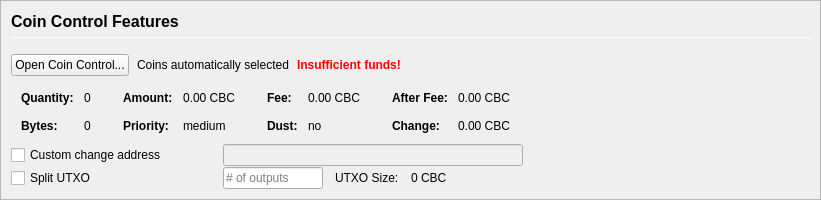
         <widget class="QFrame" name="frameCoinControl">
          <property name="sizePolicy">
           <sizepolicy hsizetype="Expanding" vsizetype="Expanding">
            <horstretch>0</horstretch>
            <verstretch>0</verstretch>
           </sizepolicy>
          </property>
          <property name="maximumSize">
           <size>
            <width>16777215</width>
            <height>16777215</height>
           </size>
          </property>
          <property name="frameShape">
           <enum>QFrame::StyledPanel</enum>
          </property>
          <property name="frameShadow">
           <enum>QFrame::Sunken</enum>
          </property>
          <layout class="QVBoxLayout" name="verticalLayoutCoinControl2">
           <property name="spacing">
            <number>0</number>
           </property>
           <property name="margin">
            <number>0</number>
           </property>
           <item>
            <widget class="QFrame" name="frameCoinControl_BG">
             <layout class="QVBoxLayout" name="verticalLayoutCoinControl" stretch="0,0,0,0,0,0">
              <property name="spacing">
               <number>1</number>
              </property>
              <property name="leftMargin">
               <number>10</number>
              </property>
              <property name="topMargin">
               <number>10</number>
              </property>
              <item>
               <layout class="QHBoxLayout" name="horizontalLayoutCoinControl1">
                <property name="bottomMargin">
                 <number>15</number>
                </property>
                <item>
                 <layout class="QVBoxLayout" name="verticalLayout_3">
                  <property name="spacing">
                   <number>6</number>
                  </property>
                  <item>
                   <widget class="QLabel" name="labelCoinControlFeatures">
                    <property name="sizePolicy">
                     <sizepolicy hsizetype="Preferred" vsizetype="Maximum">
                      <horstretch>0</horstretch>
                      <verstretch>0</verstretch>
                     </sizepolicy>
                    </property>
                    <property name="minimumSize">
                     <size>
                      <width>0</width>
                      <height>20</height>
                     </size>
                    </property>
                    <property name="font">
                     <font>
                      <pointsize>12</pointsize>
                      <weight>75</weight>
                      <bold>true</bold>
                     </font>
                    </property>
                    <property name="styleSheet">
                     <string notr="true">font-weight:bold;</string>
                    </property>
                    <property name="text">
                     <string>Coin Control Features</string>
                    </property>
                   </widget>
                  </item>
                  <item>
                   <widget class="Line" name="line">
                    <property name="minimumSize">
                     <size>
                      <width>0</width>
                      <height>1</height>
                     </size>
                    </property>
                    <property name="maximumSize">
                     <size>
                      <width>16777215</width>
                      <height>1</height>
                     </size>
                    </property>
                    <property name="orientation">
                     <enum>Qt::Horizontal</enum>
                    </property>
                   </widget>
                  </item>
                 </layout>
                </item>
               </layout>
              </item>
              <item>
               <layout class="QHBoxLayout" name="horizontalLayoutCoinControl2" stretch="0,0,0,0">
                <property name="spacing">
                 <number>8</number>
                </property>
                <property name="bottomMargin">
                 <number>10</number>
                </property>
                <item>
                 <widget class="QPushButton" name="pushButtonCoinControl">
                  <property name="styleSheet">
                   <string notr="true"/>
                  </property>
                  <property name="text">
                   <string>Open Coin Control...</string>
                  </property>
                  <property name="autoDefault">
                   <bool>false</bool>
                  </property>
                 </widget>
                </item>
                <item>
                 <widget class="QLabel" name="labelCoinControlAutomaticallySelected">
                  <property name="text">
                   <string>Coins automatically selected</string>
                  </property>
                  <property name="margin">
                   <number>5</number>
                  </property>
                 </widget>
                </item>
                <item>
                 <widget class="QLabel" name="labelCoinControlInsuffFunds">
                  <property name="font">
                   <font>
                    <weight>75</weight>
                    <bold>true</bold>
                   </font>
                  </property>
                  <property name="styleSheet">
                   <string notr="true">color:red;font-weight:bold;</string>
                  </property>
                  <property name="text">
                   <string>Insufficient funds!</string>
                  </property>
                  <property name="margin">
                   <number>5</number>
                  </property>
                 </widget>
                </item>
                <item>
                 <spacer name="horizontalSpacerCoinControl">
                  <property name="orientation">
                   <enum>Qt::Horizontal</enum>
                  </property>
                  <property name="sizeHint" stdset="0">
                   <size>
                    <width>40</width>
                    <height>1</height>
                   </size>
                  </property>
                 </spacer>
                </item>
               </layout>
              </item>
              <item>
               <widget class="QWidget" name="widgetCoinControl" native="true">
                <property name="sizePolicy">
                 <sizepolicy hsizetype="Preferred" vsizetype="Preferred">
                  <horstretch>0</horstretch>
                  <verstretch>0</verstretch>
                 </sizepolicy>
                </property>
                <property name="minimumSize">
                 <size>
                  <width>0</width>
                  <height>0</height>
                 </size>
                </property>
                <property name="styleSheet">
                 <string notr="true"/>
                </property>
                <layout class="QHBoxLayout" name="horizontalLayoutCoinControl5">
                 <property name="margin">
                  <number>0</number>
                 </property>
                 <item>
                  <layout class="QHBoxLayout" name="horizontalLayoutCoinControl3" stretch="0,0,0,1">
                   <property name="spacing">
                    <number>20</number>
                   </property>
                   <property name="topMargin">
                    <number>0</number>
                   </property>
                   <property name="bottomMargin">
                    <number>10</number>
                   </property>
                   <item>
                    <layout class="QFormLayout" name="formLayoutCoinControl1">
                     <property name="horizontalSpacing">
                      <number>10</number>
                     </property>
                     <property name="verticalSpacing">
                      <number>14</number>
                     </property>
                     <property name="leftMargin">
                      <number>10</number>
                     </property>
                     <property name="topMargin">
                      <number>4</number>
                     </property>
                     <property name="rightMargin">
                      <number>6</number>
                     </property>
                     <item row="0" column="0">
                      <widget class="QLabel" name="labelCoinControlQuantityText">
                       <property name="font">
                        <font>
                         <weight>75</weight>
                         <bold>true</bold>
                        </font>
                       </property>
                       <property name="text">
                        <string>Quantity:</string>
                       </property>
                       <property name="margin">
                        <number>0</number>
                       </property>
                      </widget>
                     </item>
                     <item row="0" column="1">
                      <widget class="QLabel" name="labelCoinControlQuantity">
                       <property name="cursor">
                        <cursorShape>IBeamCursor</cursorShape>
                       </property>
                       <property name="contextMenuPolicy">
                        <enum>Qt::ActionsContextMenu</enum>
                       </property>
                       <property name="text">
                        <string notr="true">0</string>
                       </property>
                       <property name="margin">
                        <number>0</number>
                       </property>
                       <property name="textInteractionFlags">
                        <set>Qt::LinksAccessibleByMouse|Qt::TextSelectableByKeyboard|Qt::TextSelectableByMouse</set>
                       </property>
                      </widget>
                     </item>
                     <item row="1" column="0">
                      <widget class="QLabel" name="labelCoinControlBytesText">
                       <property name="font">
                        <font>
                         <weight>75</weight>
                         <bold>true</bold>
                        </font>
                       </property>
                       <property name="text">
                        <string>Bytes:</string>
                       </property>
                      </widget>
                     </item>
                     <item row="1" column="1">
                      <widget class="QLabel" name="labelCoinControlBytes">
                       <property name="cursor">
                        <cursorShape>IBeamCursor</cursorShape>
                       </property>
                       <property name="contextMenuPolicy">
                        <enum>Qt::ActionsContextMenu</enum>
                       </property>
                       <property name="text">
                        <string notr="true">0</string>
                       </property>
                       <property name="textInteractionFlags">
                        <set>Qt::LinksAccessibleByMouse|Qt::TextSelectableByKeyboard|Qt::TextSelectableByMouse</set>
                       </property>
                      </widget>
                     </item>
                    </layout>
                   </item>
                   <item>
                    <layout class="QFormLayout" name="formLayoutCoinControl2">
                     <property name="horizontalSpacing">
                      <number>10</number>
                     </property>
                     <property name="verticalSpacing">
                      <number>14</number>
                     </property>
                     <property name="leftMargin">
                      <number>6</number>
                     </property>
                     <property name="topMargin">
                      <number>4</number>
                     </property>
                     <property name="rightMargin">
                      <number>6</number>
                     </property>
                     <item row="0" column="0">
                      <widget class="QLabel" name="labelCoinControlAmountText">
                       <property name="font">
                        <font>
                         <weight>75</weight>
                         <bold>true</bold>
                        </font>
                       </property>
                       <property name="text">
                        <string>Amount:</string>
                       </property>
                       <property name="margin">
                        <number>0</number>
                       </property>
                      </widget>
                     </item>
                     <item row="0" column="1">
                      <widget class="QLabel" name="labelCoinControlAmount">
                       <property name="cursor">
                        <cursorShape>IBeamCursor</cursorShape>
                       </property>
                       <property name="contextMenuPolicy">
                        <enum>Qt::ActionsContextMenu</enum>
                       </property>
                       <property name="text">
                        <string notr="true">0.00 CBC</string>
                       </property>
                       <property name="textInteractionFlags">
                        <set>Qt::LinksAccessibleByMouse|Qt::TextSelectableByKeyboard|Qt::TextSelectableByMouse</set>
                       </property>
                      </widget>
                     </item>
                     <item row="1" column="0">
                      <widget class="QLabel" name="labelCoinControlPriorityText">
                       <property name="font">
                        <font>
                         <weight>75</weight>
                         <bold>true</bold>
                        </font>
                       </property>
                       <property name="text">
                        <string>Priority:</string>
                       </property>
                      </widget>
                     </item>
                     <item row="1" column="1">
                      <widget class="QLabel" name="labelCoinControlPriority">
                       <property name="cursor">
                        <cursorShape>IBeamCursor</cursorShape>
                       </property>
                       <property name="contextMenuPolicy">
                        <enum>Qt::ActionsContextMenu</enum>
                       </property>
                       <property name="text">
                        <string>medium</string>
                       </property>
                       <property name="textInteractionFlags">
                        <set>Qt::LinksAccessibleByMouse|Qt::TextSelectableByKeyboard|Qt::TextSelectableByMouse</set>
                       </property>
                      </widget>
                     </item>
                    </layout>
                   </item>
                   <item>
                    <layout class="QFormLayout" name="formLayoutCoinControl3">
                     <property name="horizontalSpacing">
                      <number>10</number>
                     </property>
                     <property name="verticalSpacing">
                      <number>14</number>
                     </property>
                     <property name="leftMargin">
                      <number>6</number>
                     </property>
                     <property name="topMargin">
                      <number>4</number>
                     </property>
                     <property name="rightMargin">
                      <number>6</number>
                     </property>
                     <item row="0" column="0">
                      <widget class="QLabel" name="labelCoinControlFeeText">
                       <property name="font">
                        <font>
                         <weight>75</weight>
                         <bold>true</bold>
                        </font>
                       </property>
                       <property name="text">
                        <string>Fee:</string>
                       </property>
                       <property name="margin">
                        <number>0</number>
                       </property>
                      </widget>
                     </item>
                     <item row="0" column="1">
                      <widget class="QLabel" name="labelCoinControlFee">
                       <property name="cursor">
                        <cursorShape>IBeamCursor</cursorShape>
                       </property>
                       <property name="contextMenuPolicy">
                        <enum>Qt::ActionsContextMenu</enum>
                       </property>
                       <property name="text">
                        <string notr="true">0.00 CBC</string>
                       </property>
                       <property name="textInteractionFlags">
                        <set>Qt::LinksAccessibleByMouse|Qt::TextSelectableByKeyboard|Qt::TextSelectableByMouse</set>
                       </property>
                      </widget>
                     </item>
                     <item row="1" column="0">
                      <widget class="QLabel" name="labelCoinControlLowOutputText">
                       <property name="font">
                        <font>
                         <weight>75</weight>
                         <bold>true</bold>
                        </font>
                       </property>
                       <property name="text">
                        <string>Dust:</string>
                       </property>
                      </widget>
                     </item>
                     <item row="1" column="1">
                      <widget class="QLabel" name="labelCoinControlLowOutput">
                       <property name="cursor">
                        <cursorShape>IBeamCursor</cursorShape>
                       </property>
                       <property name="contextMenuPolicy">
                        <enum>Qt::ActionsContextMenu</enum>
                       </property>
                       <property name="text">
                        <string>no</string>
                       </property>
                       <property name="textInteractionFlags">
                        <set>Qt::LinksAccessibleByMouse|Qt::TextSelectableByKeyboard|Qt::TextSelectableByMouse</set>
                       </property>
                      </widget>
                     </item>
                    </layout>
                   </item>
                   <item>
                    <layout class="QFormLayout" name="formLayoutCoinControl4">
                     <property name="horizontalSpacing">
                      <number>10</number>
                     </property>
                     <property name="verticalSpacing">
                      <number>14</number>
                     </property>
                     <property name="leftMargin">
                      <number>6</number>
                     </property>
                     <property name="topMargin">
                      <number>4</number>
                     </property>
                     <property name="rightMargin">
                      <number>6</number>
                     </property>
                     <item row="0" column="0">
                      <widget class="QLabel" name="labelCoinControlAfterFeeText">
                       <property name="font">
                        <font>
                         <weight>75</weight>
                         <bold>true</bold>
                        </font>
                       </property>
                       <property name="text">
                        <string>After Fee:</string>
                       </property>
                       <property name="margin">
                        <number>0</number>
                       </property>
                      </widget>
                     </item>
                     <item row="0" column="1">
                      <widget class="QLabel" name="labelCoinControlAfterFee">
                       <property name="cursor">
                        <cursorShape>IBeamCursor</cursorShape>
                       </property>
                       <property name="contextMenuPolicy">
                        <enum>Qt::ActionsContextMenu</enum>
                       </property>
                       <property name="text">
                        <string notr="true">0.00 CBC</string>
                       </property>
                       <property name="textInteractionFlags">
                        <set>Qt::LinksAccessibleByMouse|Qt::TextSelectableByKeyboard|Qt::TextSelectableByMouse</set>
                       </property>
                      </widget>
                     </item>
                     <item row="1" column="0">
                      <widget class="QLabel" name="labelCoinControlChangeText">
                       <property name="font">
                        <font>
                         <weight>75</weight>
                         <bold>true</bold>
                        </font>
                       </property>
                       <property name="text">
                        <string>Change:</string>
                       </property>
                      </widget>
                     </item>
                     <item row="1" column="1">
                      <widget class="QLabel" name="labelCoinControlChange">
                       <property name="cursor">
                        <cursorShape>IBeamCursor</cursorShape>
                       </property>
                       <property name="contextMenuPolicy">
                        <enum>Qt::ActionsContextMenu</enum>
                       </property>
                       <property name="text">
                        <string notr="true">0.00 CBC</string>
                       </property>
                       <property name="textInteractionFlags">
                        <set>Qt::LinksAccessibleByMouse|Qt::TextSelectableByKeyboard|Qt::TextSelectableByMouse</set>
                       </property>
                      </widget>
                     </item>
                    </layout>
                   </item>
                  </layout>
                 </item>
                </layout>
               </widget>
              </item>
              <item>
               <layout class="QHBoxLayout" name="horizontalLayoutCoinControl4">
                <property name="spacing">
                 <number>12</number>
                </property>
                <property name="sizeConstraint">
                 <enum>QLayout::SetDefaultConstraint</enum>
                </property>
                <property name="topMargin">
                 <number>0</number>
                </property>
                <property name="rightMargin">
                 <number>0</number>
                </property>
                <item>
                 <widget class="QCheckBox" name="checkBoxCoinControlChange">
                  <property name="sizePolicy">
                   <sizepolicy hsizetype="Preferred" vsizetype="Preferred">
                    <horstretch>0</horstretch>
                    <verstretch>0</verstretch>
                   </sizepolicy>
                  </property>
                  <property name="minimumSize">
                   <size>
                    <width>200</width>
                    <height>0</height>
                   </size>
                  </property>
                  <property name="maximumSize">
                   <size>
                    <width>200</width>
                    <height>16777215</height>
                   </size>
                  </property>
                  <property name="toolTip">
                   <string>If this is activated, but the change address is empty or invalid, change will be sent to a newly generated address.</string>
                  </property>
                  <property name="text">
                   <string>Custom change address</string>
                  </property>
                 </widget>
                </item>
                <item>
                 <widget class="QValidatedLineEdit" name="lineEditCoinControlChange">
                  <property name="enabled">
                   <bool>false</bool>
                  </property>
                  <property name="sizePolicy">
                   <sizepolicy hsizetype="Preferred" vsizetype="Preferred">
                    <horstretch>0</horstretch>
                    <verstretch>0</verstretch>
                   </sizepolicy>
                  </property>
                  <property name="minimumSize">
                   <size>
                    <width>300</width>
                    <height>0</height>
                   </size>
                  </property>
                 </widget>
                </item>
                <item>
                 <widget class="QLabel" name="labelCoinControlChangeLabel">
                  <property name="sizePolicy">
                   <sizepolicy hsizetype="Preferred" vsizetype="Preferred">
                    <horstretch>0</horstretch>
                    <verstretch>0</verstretch>
                   </sizepolicy>
                  </property>
                  <property name="minimumSize">
                   <size>
                    <width>100</width>
                    <height>0</height>
                   </size>
                  </property>
                  <property name="text">
                   <string/>
                  </property>
                  <property name="margin">
                   <number>3</number>
                  </property>
                 </widget>
                </item>
               </layout>
              </item>
              <item>
               <layout class="QHBoxLayout" name="horizontalLayoutCoinControl6">
                <property name="spacing">
                 <number>12</number>
                </property>
                <property name="rightMargin">
                 <number>0</number>
                </property>
                <item>
                 <widget class="QCheckBox" name="splitBlockCheckBox">
                  <property name="sizePolicy">
                   <sizepolicy hsizetype="Preferred" vsizetype="Preferred">
                    <horstretch>0</horstretch>
                    <verstretch>0</verstretch>
                   </sizepolicy>
                  </property>
                  <property name="minimumSize">
                   <size>
                    <width>200</width>
                    <height>0</height>
                   </size>
                  </property>
                  <property name="maximumSize">
                   <size>
                    <width>200</width>
                    <height>16777215</height>
                   </size>
                  </property>
                  <property name="text">
                   <string>Split UTXO</string>
                  </property>
                 </widget>
                </item>
                <item>
                 <widget class="QLineEdit" name="splitBlockLineEdit">
                  <property name="sizePolicy">
                   <sizepolicy hsizetype="Preferred" vsizetype="Preferred">
                    <horstretch>50</horstretch>
                    <verstretch>0</verstretch>
                   </sizepolicy>
                  </property>
                  <property name="minimumSize">
                   <size>
                    <width>100</width>
                    <height>0</height>
                   </size>
                  </property>
                  <property name="maximumSize">
                   <size>
                    <width>100</width>
                    <height>16777215</height>
                   </size>
                  </property>
                  <property name="placeholderText">
                   <string># of outputs</string>
                  </property>
                 </widget>
                </item>
                <item>
                 <widget class="QLabel" name="labelBlockSizeText">
                  <property name="text">
                   <string>UTXO Size:</string>
                  </property>
                 </widget>
                </item>
                <item>
                 <widget class="QLabel" name="labelBlockSize">
                  <property name="text">
                   <string>0 CBC</string>
                  </property>
                 </widget>
                </item>
                <item>
                 <spacer name="horizontalSpacer_7">
                  <property name="orientation">
                   <enum>Qt::Horizontal</enum>
                  </property>
                  <property name="sizeHint" stdset="0">
                   <size>
                    <width>40</width>
                    <height>20</height>
                   </size>
                  </property>
                 </spacer>
                </item>
               </layout>
              </item>
              <item>
               <spacer name="verticalSpacerCoinControl">
                <property name="orientation">
                 <enum>Qt::Vertical</enum>
                </property>
                <property name="sizeHint" stdset="0">
                 <size>
                  <width>800</width>
                  <height>1</height>
                 </size>
                </property>
               </spacer>
              </item>
             </layout>
            </widget>
           </item>
          </layout>
         </widget>
